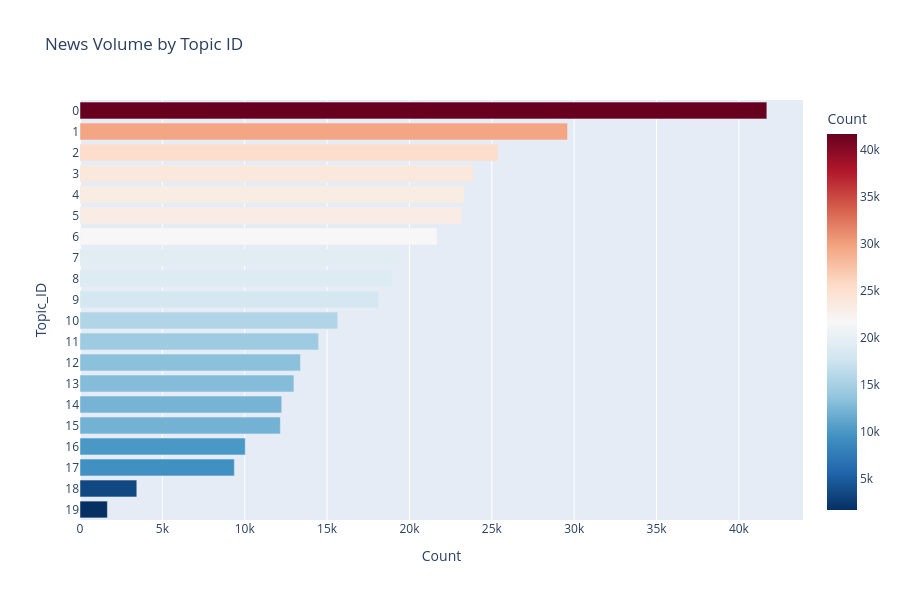

Write notebook code for a chart like this one.
### Markdown cell above
## 2. Topic Distribution
This chart displays the volume of news within each numerical topic ID. It highlights the concentration of reporting across the modeled categories.

### Code cell
topic_data = df['dominant_topic'].value_counts().reset_index()
topic_data.columns = ['Topic_ID', 'Count']
topic_data['Topic_ID'] = topic_data['Topic_ID'].astype(str)

fig_topics = px.bar(
    topic_data, 
    x='Count', 
    y='Topic_ID', 
    orientation='h',
    title='News Volume by Topic ID',
    color='Count',
    color_continuous_scale='RdBu_r'
)
fig_topics.update_layout(yaxis={'categoryorder':'total ascending'}, height=600)
fig_topics.show()

### Figure 1 — Plotly figure (JSON) as saved in the notebook; plotly's stock layout.template omitted (floating-point values rounded to 4 significant figures)
{"data": [{"hovertemplate": "Count=%{marker.color}<br>Topic_ID=%{y}<extra></extra>", "legendgroup": "", "marker": {"color": [41697, 29598, 25388, 23891, 23322, 23182, 21673, 19431, 18979, 18135, 15647, 14485, 13386, 12984, 12244, 12163, 10032, 9370, 3448, 1663], "coloraxis": "coloraxis", "pattern": {"shape": ""}}, "name": "", "orientation": "h", "showlegend": false, "textposition": "auto", "type": "bar", "x": [41697, 29598, 25388, 23891, 23322, 23182, 21673, 19431, 18979, 18135, 15647, 14485, 13386, 12984, 12244, 12163, 10032, 9370, 3448, 1663], "xaxis": "x", "y": ["0", "1", "2", "3", "4", "5", "6", "7", "8", "9", "10", "11", "12", "13", "14", "15", "16", "17", "18", "19"], "yaxis": "y"}], "layout": {"barmode": "relative", "coloraxis": {"colorbar": {"title": {"text": "Count"}}, "colorscale": [[0, "rgb(5,48,97)"], [0.1, "rgb(33,102,172)"], [0.2, "rgb(67,147,195)"], [0.3, "rgb(146,197,222)"], [0.4, "rgb(209,229,240)"], [0.5, "rgb(247,247,247)"], [0.6, "rgb(253,219,199)"], [0.7, "rgb(244,165,130)"], [0.8, "rgb(214,96,77)"], [0.9, "rgb(178,24,43)"], [1, "rgb(103,0,31)"]]}, "height": 600, "legend": {"tracegroupgap": 0}, "title": {"text": "News Volume by Topic ID"}, "xaxis": {"anchor": "y", "domain": [0, 1], "title": {"text": "Count"}}, "yaxis": {"anchor": "x", "categoryorder": "total ascending", "domain": [0, 1], "title": {"text": "Topic_ID"}}}}
